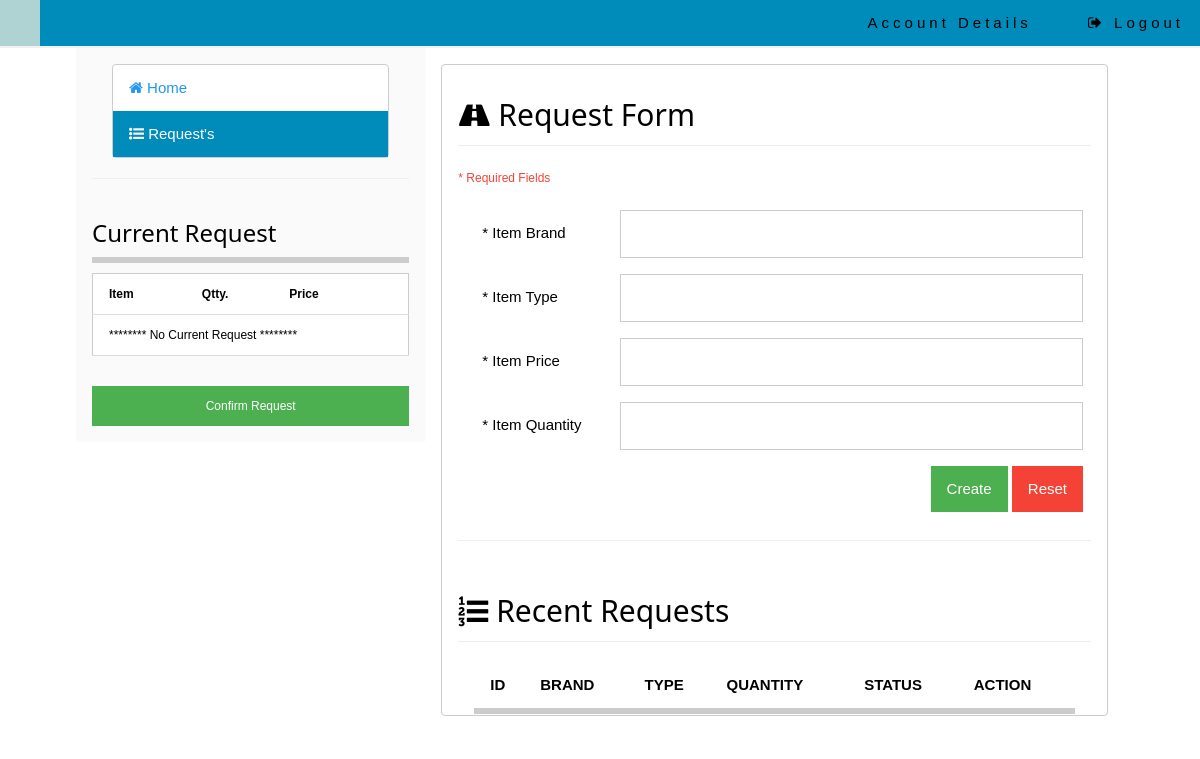
/project/index.php?requests=true, run on an earlier commit of the app's database.
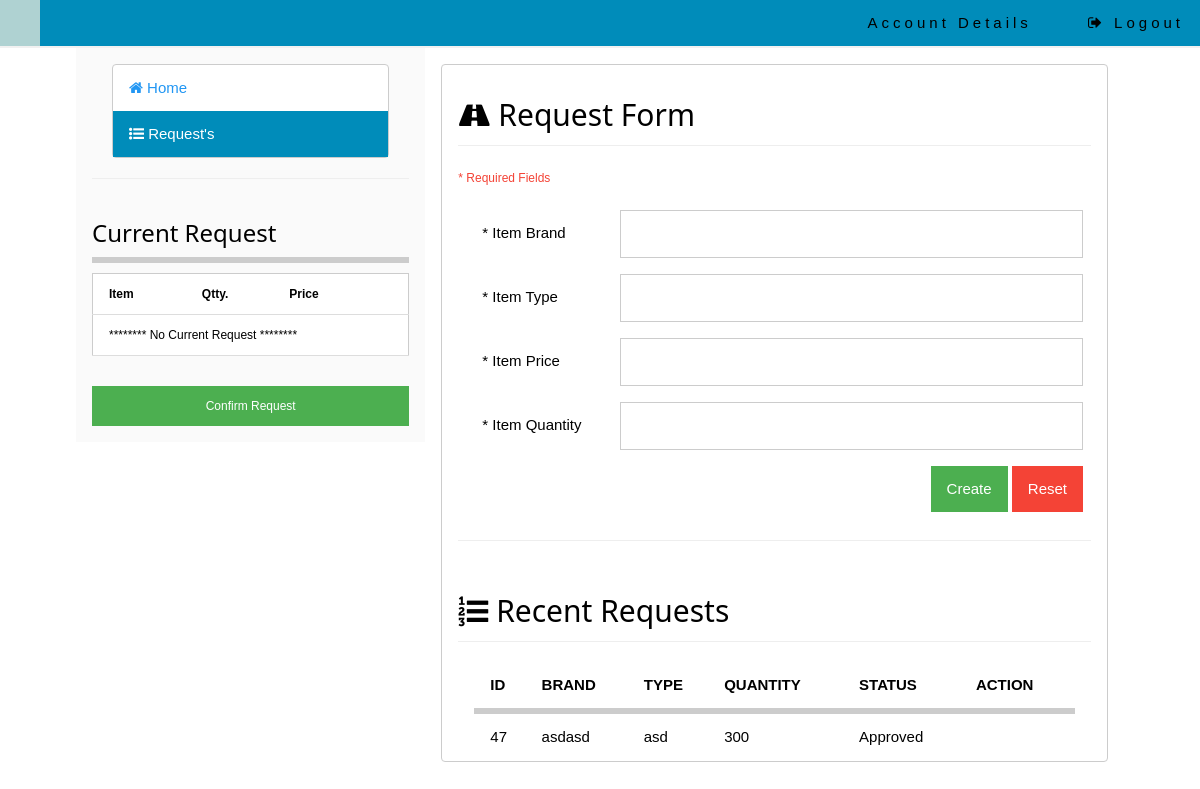
And on a later commit of the database.
### tables this page shows
CREATE TABLE IF NOT EXISTS `request` (
  `id` int(3) NOT NULL AUTO_INCREMENT,
  `projectId` int(3) NOT NULL,
  `brand` varchar(255) NOT NULL,
  `type` varchar(255) NOT NULL,
  `qty` int(3) NOT NULL,
  `price` int(20) NOT NULL,
  `date` varchar(50) NOT NULL,
  `requesteeId` int(3) NOT NULL,
  `status` varchar(1) NOT NULL,
  PRIMARY KEY (`id`)
);

### include/dbcon.php (called while the page is built, shortened)
<?php
	function getStatus($x){
		$stat = "";
		if($x == 0){
			$stat = "Pending";
		}else if($x == 1){
			$stat = "Approved";
		}else if($x == 3){
			$stat = "Declined";
		}else{
			$stat = "Undefined";
		}
		return $stat;
	}
?>

### project/requests.php (the view, shortened to what this page needs)
<div class="w3-row">
	<h2 class="" style="margin-bottom:0px;margin-top:20px"><i class="fa fa-road fa-fx"></i> Request Form</h2><hr style="margin-top:0px;"/>
	<?php
		if(!isset($_GET['edit'])){
	?>
		<form class="" onsubmit="return newRequest()" action="javascript:void(0);" method="post">
			<p class="w3-small w3-text-red">* Required Fields</p>
			<div class="w3-row-padding w3-padding-8">
				<div class="w3-quarter w3-padding"><span class="">* Item Brand</span></div>
				<div class="w3-rest">
					<input type="text" class="w3-input w3-border" id="itemBrand" required />
				</div>
			</div>
			<div class="w3-row-padding w3-padding-8">
				<div class="w3-quarter w3-padding"><span class="">* Item Type</span></div>
				<div class="w3-rest">
					<input type="text" class="w3-input w3-border" id="itemType" required />
				</div>
			</div>
			<div class="w3-row-padding w3-padding-8">
				<div class="w3-quarter w3-padding"><span class="">* Item Price</span></div>
				<div class="w3-rest">
					<input type="number" class="w3-input w3-border" id="itemPrice" required />
				</div>
			</div>
			<div class="w3-row-padding w3-padding-8">
				<div class="w3-quarter w3-padding"><span class="">* Item Quantity</span></div>
				<div class="w3-rest">
					<input type="text" class="w3-input w3-border" id="itemQuantity" required />
				</div>
			</div>
			<div class="w3-row-padding w3-padding-8">
				<div class="w3-rest w3-right">
					<button class="w3-button w3-green" id="createBtn">Create</button>
					<input type="reset" class="w3-button w3-red" value="Reset">
				</div>
			</div>
		</form>
	<?php } if(isset($_GET['edit'])){
			$requestId = $_GET['edit'];
			$sessionId = $_SESSION['loggedInId'];
			$getInfo = $mysqli->query("select * from request where id='$requestId' and projectId='$sessionId'");
			while($row = mysqli_fetch_assoc($getInfo)){
		?>
		<form class="" id="updateRequest" onsubmit="return updateRequest('<?php echo $requestId?>')" action="javascript:void(0);" method="post">
			<div id="status"></div>
			<p class="w3-small w3-text-red">* Required Fields</p>
			<div class="w3-row-padding w3-padding-8">
				<div class="w3-quarter w3-padding"><span class="">* Item Brand</span></div>
				<div class="w3-rest">
					<input type="text" class="w3-input w3-border" value="<?php echo $row['brand']?>" id="itemBrand" name="itemBrand" required />
				</div>
			</div>
			<div class="w3-row-padding w3-padding-8">
				<div class="w3-quarter w3-padding"><span class="">* Item Type</span></div>
				<div class="w3-rest">
					<input type="text" class="w3-input w3-border" value="<?php echo $row['type']?>"  id="itemType"  name="itemType" required />
				</div>
			</div>
			<div class="w3-row-padding w3-padding-8">
				<div class="w3-quarter w3-padding"><span class="">* Item Price</span></div>
				<div class="w3-rest">
					<input type="number" class="w3-input w3-border" value="<?php echo $row['price']?>"  id="itemPrice" name="itemPrice" required />
				</div>
			</div>
			<div class="w3-row-padding w3-padding-8">
				<div class="w3-quarter w3-padding"><span class="">* Item Quantity</span></div>
				<div class="w3-rest">
					<input type="text" class="w3-input w3-border" value="<?php echo $row['qty']?>" id="itemQuantity" name="itemQuantity" required />
					<input type="hidden" class="w3-input w3-border" name="requestIdUpdate" id="requestIdUpdate" value="<?php echo $requestId?>"  required />
				</div>
			</div>
			<div class="w3-row-padding w3-padding-8">
				<div class="w3-rest w3-right">
					<button class="w3-button w3-green" id="createBtn">UPDATE</button>
					<a href="?requests=true" class="w3-button w3-red">CANCEL</a>
				</div>
			</div>
		</form>
	<?php }}?>
</div>
<hr/>
<div class="w3-row">
	<h2 class="" style="margin-bottom:0px;margin-top:20px"><i class="fa fa-list-ol fa-fx"></i> Recent Requests</h2><hr style="margin-top:0px;"/>
	<div class="w3-container">
		<table class="w3-table w3-table-stripped" id="requestTables">
			<thead>
				<tr class="w3-bottombar">
					<th>ID</th>
					<th>BRAND</th>
					<th>TYPE</th>
					<th>QUANTITY</th>
					<th>STATUS</th>
					<th>ACTION</th>
				</tr>
			</thead>
			<tbody>
			<?php
				$userId = $_SESSION['loggedInId'];
				$query = $mysqli->query("select * from request where projectId='$userId'");
				while($row = mysqli_fetch_assoc($query)){
			?>
				<tr>
					<td><?php echo $row['id'];?></td>
					<td><?php echo $row['brand'];?></td>
					<td><?php echo $row['type'];?></td>
					<td><?php echo $row['qty'];?></td>
					<td><?php echo getStatus($row['status']);?></td>
					<td>
					</td>
				</tr>
			<?php }?>
			</tbody>
		</table>
	</div>
</div>

What changed in the data, as far as the page shows it:
added request: id "47", brand "asdasd", type "asd", qty "300", status "Approved"
